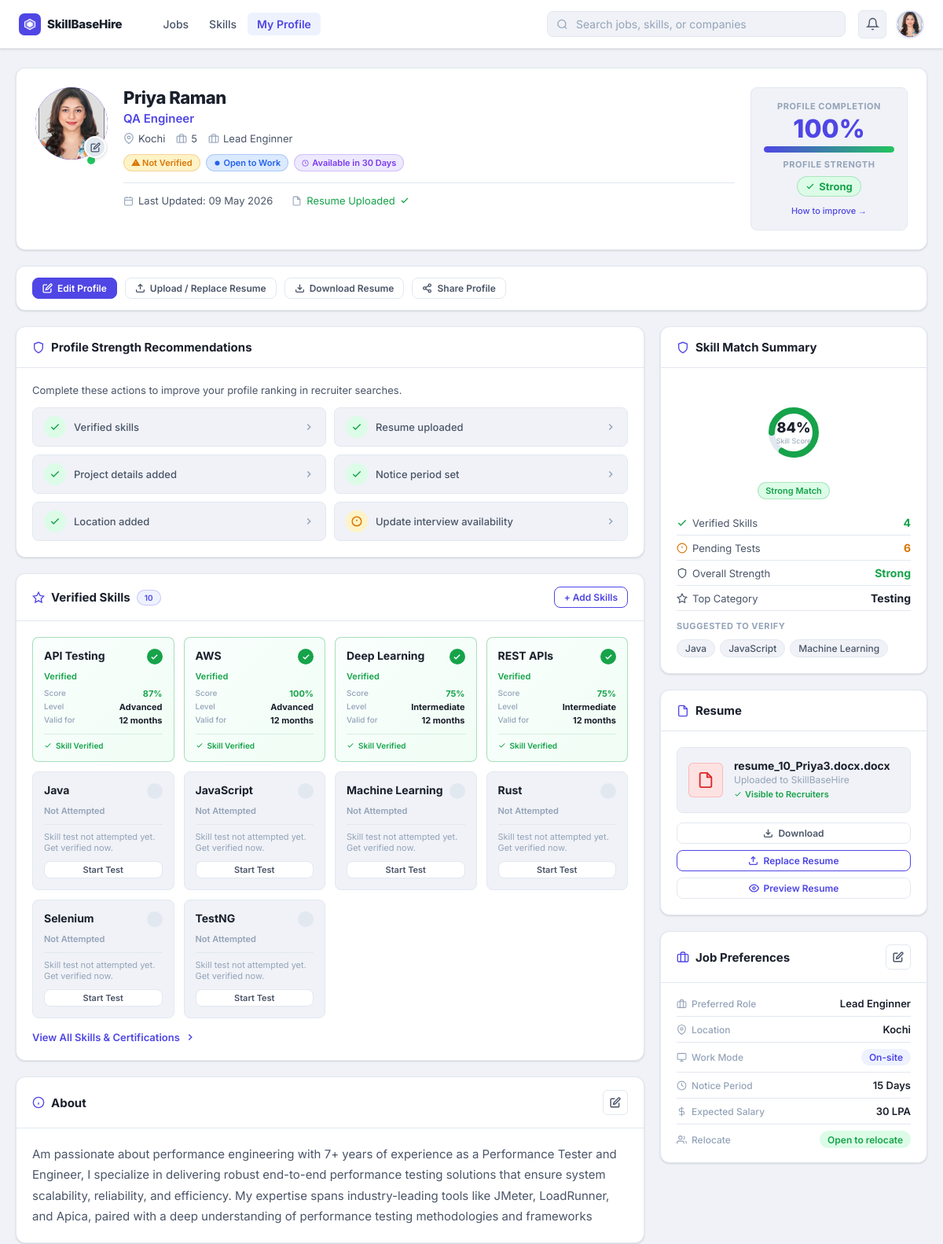
Before: /candidate/profile (signed in, upper part) with the older database file.
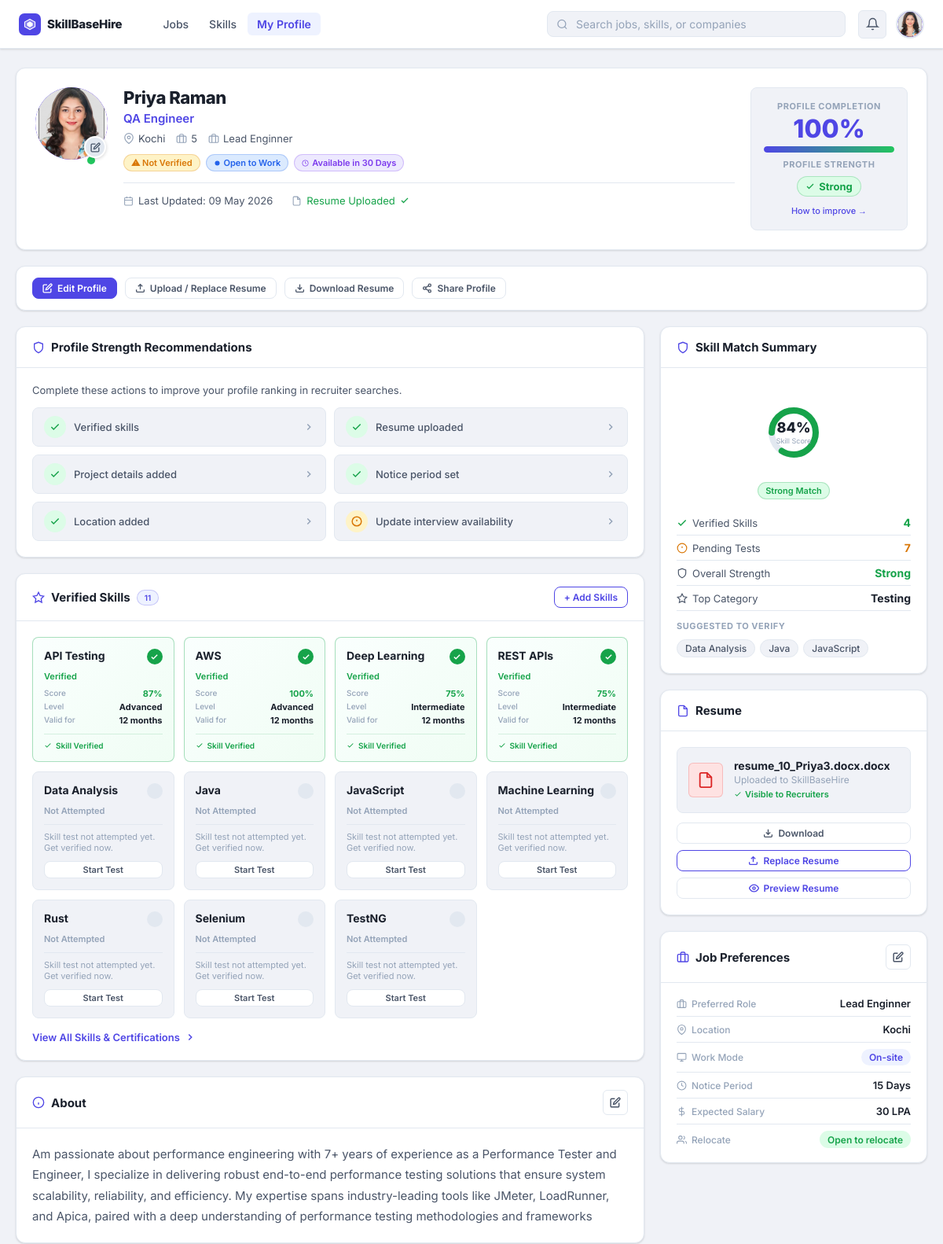
After: the same page with the newer database file.
### tables this page shows
CREATE TABLE user_skills (
                id INTEGER PRIMARY KEY AUTOINCREMENT,
                user_id INTEGER NOT NULL,
                skill_id INTEGER NOT NULL,
                verified INTEGER DEFAULT 0,
                score INTEGER DEFAULT 0,
                added_at TIMESTAMP DEFAULT CURRENT_TIMESTAMP, correct_answers INTEGER, time_taken_secs INTEGER,
                UNIQUE(user_id, skill_id),
                FOREIGN KEY (user_id) REFERENCES users(id),
                FOREIGN KEY (skill_id) REFERENCES skills(id)
            );

CREATE TABLE skills (
                id INTEGER PRIMARY KEY AUTOINCREMENT,
                name TEXT UNIQUE NOT NULL,
                category TEXT NOT NULL,
                description TEXT DEFAULT ''
            );

### app.py (the view, shortened to what this page needs)
@app.route('/candidate/profile', methods=['GET', 'POST'])
@candidate_required
def candidate_profile():
    db = get_db()
    profile = db.execute('SELECT * FROM candidate_profiles WHERE user_id=?',
                         [session['user_id']]).fetchone()
    my_skills = db.execute('''
        SELECT s.*, us.verified, us.score, us.added_at
        FROM user_skills us JOIN skills s ON us.skill_id = s.id
        WHERE us.user_id=? ORDER BY us.verified DESC, s.name
    ''', [session['user_id']]).fetchall()
    experiences = db.execute(
        'SELECT * FROM candidate_work_experience WHERE user_id=? ORDER BY start_date DESC, id DESC',
        [session['user_id']]).fetchall()
    educations = db.execute(
        'SELECT * FROM candidate_education WHERE user_id=? ORDER BY COALESCE(end_year,9999) DESC, COALESCE(start_year,0) DESC',
        [session['user_id']]).fetchall()
    certifications = db.execute(
        'SELECT * FROM candidate_certifications WHERE user_id=? ORDER BY COALESCE(year,0) DESC, id DESC',
        [session['user_id']]).fetchall()
    projects = db.execute(
        'SELECT * FROM candidate_projects WHERE user_id=? ORDER BY COALESCE(year,0) DESC, id DESC',
        [session['user_id']]).fetchall()
    now = datetime.now()
    total_months = 0
    for exp in experiences:
        if not exp['start_date']:
            continue
        try:
            sy, sm = int(exp['start_date'][:4]), int(exp['start_date'][5:7])
        except (ValueError, IndexError):
            continue
        if exp['is_current']:
            ey, em = now.year, now.month
        elif exp['end_date']:
            try:
                ey, em = int(exp['end_date'][:4]), int(exp['end_date'][5:7])
            except (ValueError, IndexError):
                continue
        else:
            continue
        diff = (ey - sy) * 12 + (em - sm)
        if diff > 0:
            total_months += diff
    total_exp_years  = total_months // 12
    total_exp_months = total_months % 12
    applications = db.execute('''
        SELECT a.id, a.status, a.applied_at, a.updated_at,
               j.title, j.job_type, j.recruiter_id,
               rp.company AS company_name
        FROM applications a
        JOIN jobs j ON a.job_id = j.id
        JOIN recruiter_profiles rp ON j.recruiter_id = rp.user_id
        WHERE a.candidate_id=? ORDER BY a.applied_at DESC
    ''', [session['user_id']]).fetchall()
    return render_template('candidate_profile.html',
                           user=get_current_user(), profile=profile, my_skills=my_skills,
                           experiences=experiences, educations=educations,
                           certifications=certifications, projects=projects,
                           total_exp_years=total_exp_years, total_exp_months=total_exp_months,
                           applications=applications)

### app.py (called while the page is built)
def get_db():
    db = getattr(g, '_database', None)
    if db is None:
        db = g._database = sqlite3.connect(DATABASE)
        db.row_factory = sqlite3.Row
    return db

@app.teardown_appcontext
def close_connection(_exception):
    db = getattr(g, '_database', None)
    if db is not None:
        db.close()

@app.after_request
def set_security_headers(response):
    response.headers['X-Content-Type-Options'] = 'nosniff'
    response.headers['X-Frame-Options'] = 'SAMEORIGIN'
    response.headers['X-XSS-Protection'] = '1; mode=block'
    response.headers['Referrer-Policy'] = 'strict-origin-when-cross-origin'
    response.headers['Permissions-Policy'] = 'geolocation=(), microphone=(), camera=()'
    if os.environ.get('FLASK_ENV') == 'production':
        response.headers['Strict-Transport-Security'] = 'max-age=31536000; includeSubDomains'
    return response

def get_current_user():
    if 'user_id' not in session:
        return None
    return get_db().execute('SELECT * FROM users WHERE id = ?', [session['user_id']]).fetchone()

### templates/candidate_profile.html (shortened to what the changed rows need)
<!DOCTYPE html>
<html lang="en">
<head>
<link rel="stylesheet" href="/static/notif_panel.css">
</head>
<body>
{% set verified_skills = my_skills | selectattr('verified', 'equalto', 1) | list %}
{% set unverified_skills = my_skills | selectattr('verified', 'equalto', 0) | list %}
{% set ns = namespace(v=0) %}
{% for sk in verified_skills %}{% set ns.v = ns.v + sk.score %}{% endfor %}
{% set avg_score = (ns.v / verified_skills|length)|int if verified_skills|length > 0 else 0 %}
{% set c = namespace(f=0) %}
{% if user.name %}{% set c.f = c.f + 1 %}{% endif %}
{% if profile and profile.headline %}{% set c.f = c.f + 1 %}{% endif %}
{% if profile and profile.location %}{% set c.f = c.f + 1 %}{% endif %}
{% if profile and profile.bio %}{% set c.f = c.f + 1 %}{% endif %}
{% if profile and profile.linkedin %}{% set c.f = c.f + 1 %}{% endif %}
{% if profile and profile.phone %}{% set c.f = c.f + 1 %}{% endif %}
{% if profile and profile.resume_filename %}{% set c.f = c.f + 1 %}{% endif %}
{% if verified_skills|length > 0 %}{% set c.f = c.f + 1 %}{% endif %}
{% set completion = ((c.f / 8) * 100)|int %}
<div class="page-wrap">
  <div class="two-col">
    <div class="main-col">
      <div id="recoSection" class="card">
        <div class="card-body">
          <div class="reco-grid">
            <div class="reco-item" onclick="recoGo('skills')" title="Go to Verified Skills">
              <div class="reco-icon {{ 'done' if my_skills|selectattr('verified')|list|length >= 1 else 'todo' }}">
                <svg width="14" height="14" fill="none" stroke="currentColor" stroke-width="2.5" viewBox="0 0 24 24">{% if my_skills|selectattr('verified')|list|length >= 1 %}<path d="M20 6L9 17l-5-5"/>{% else %}<circle cx="12" cy="12" r="10"/><line x1="12" y1="8" x2="12" y2="12"/>{% endif %}</svg>
              </div>
              <div class="reco-text">{{ 'Verified skills' if my_skills|selectattr('verified')|list|length >= 1 else 'Verify at least 1 skill' }}</div>
              <svg class="reco-arrow" width="14" height="14" fill="none" stroke="currentColor" stroke-width="2.5" viewBox="0 0 24 24"><polyline points="9 18 15 12 9 6"/></svg>
            </div>
          </div>
        </div>
      </div>
      <div class="card" id="section-skills">
        <div class="card-head">
          <div class="card-title">
            <svg width="16" height="16" fill="none" stroke="currentColor" stroke-width="2" viewBox="0 0 24 24"><path d="M12 2l3.09 6.26L22 9.27l-5 4.87 1.18 6.88L12 17.77l-6.18 3.25L7 14.14 2 9.27l6.91-1.01L12 2z"/></svg>
            Verified Skills
            {% if my_skills|length %}<span class="badge badge-accent" style="font-size:.625rem">{{ my_skills|length }}</span>{% endif %}
          </div>
        </div>
        <div class="card-body">
          {% if my_skills %}
          <div class="skill-cards-grid">
            {% for skill in my_skills %}
            {% if skill.verified == 1 %}
            <div class="skill-card verified">
              <div class="skill-card-top">
                <div class="skill-card-name">{{ skill.name }}</div>
                <div class="skill-card-check"><svg width="11" height="11" fill="none" stroke="#fff" stroke-width="3" viewBox="0 0 24 24"><path d="M20 6L9 17l-5-5"/></svg></div>
              </div>
              <div class="skill-status verified">Verified</div>
              <div class="skill-meta-row"><span class="skill-meta-label">Score</span><span class="skill-meta-value green">{{ skill.score }}%</span></div>
              <div class="skill-meta-row"><span class="skill-meta-label">Level</span><span class="skill-meta-value">{{ 'Advanced' if skill.score >= 80 else ('Intermediate' if skill.score >= 60 else 'Beginner') }}</span></div>
              <div class="skill-meta-row"><span class="skill-meta-label">Valid for</span><span class="skill-meta-value">12 months</span></div>
              <div class="skill-verified-footer">
                <svg width="10" height="10" fill="none" stroke="currentColor" stroke-width="2.5" viewBox="0 0 24 24"><path d="M20 6L9 17l-5-5"/></svg>
                Skill Verified
              </div>
            </div>
            {% else %}
            <div class="skill-card not-attempted">
              <div class="skill-card-top">
                <div class="skill-card-name">{{ skill.name }}</div>
                <div class="skill-card-grey-icon"></div>
              </div>
              <div class="skill-status not-attempted">Not Attempted</div>
              <div class="skill-not-footer">Skill test not attempted yet. Get verified now.</div>
              <a href="{{ url_for('verify_skill', skill_id=skill.id) }}" class="btn btn-ghost btn-xs btn-full" style="margin-top:.625rem">Start Test</a>
            </div>
            {% endif %}
            {% endfor %}
          </div>
          {% endif %}
        </div>
      </div>
    </div>
    <div class="sidebar-col">
      <div class="card">
        <div class="card-body">
          {% set circ = 175.93 %}
          {% set offset = (circ * (1 - avg_score/100))|round(2) if avg_score > 0 else circ %}
          <div class="match-stat-row"><div class="match-stat-label"><svg fill="none" stroke="var(--amber)" stroke-width="2" viewBox="0 0 24 24"><circle cx="12" cy="12" r="10"/><line x1="12" y1="8" x2="12" y2="12"/><line x1="12" y1="16" x2="12.01" y2="16"/></svg>Pending Tests</div><div class="match-stat-val amber">{{ unverified_skills|length }}</div></div>
          {% if unverified_skills %}
          <div style="margin-top:.75rem">
            <div class="suggested-chips">
              {% for sk in unverified_skills[:3] %}<span class="sug-chip">{{ sk.name }}</span>{% endfor %}
            </div>
          </div>
          {% endif %}
        </div>
      </div>
    </div>
  </div>
</div>
</body>
</html>

Changed rows visible on the page:
no longer on one of the page's lists (row unchanged): user_skills: name "Machine Learning"
added user_skills: name "Data Analysis"
Other visible differences:
{{ my_skills|length }}: "10" → "11"
{{ unverified_skills|length }}: "6" → "7"
